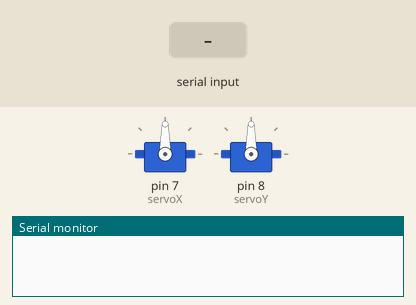
Simulated run of this sketch. Board: Arduino Uno, built with avr-gcc and run on an emulated ATmega328P. On the bench: 2 × servo, the last lines printed to the serial monitor. Inputs (shaded band) come from the test bench.

Above: at 1.2 s.
1.3 s: "Y" received over Serial
At 2.1 s:
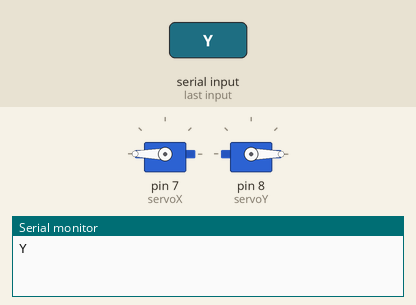
2.8 s: "30,150\n" received over Serial
At 3.4 s:
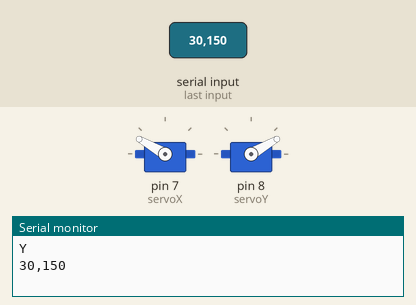
4.3 s: "5\n" received over Serial
At 5.5 s:
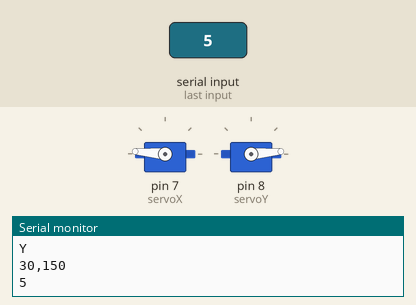
5.8 s: "200\n" received over Serial
At 6.8 s:
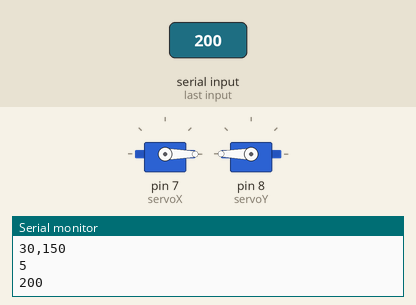
7.3 s: "90,45\n" received over Serial
At 8.1 s:
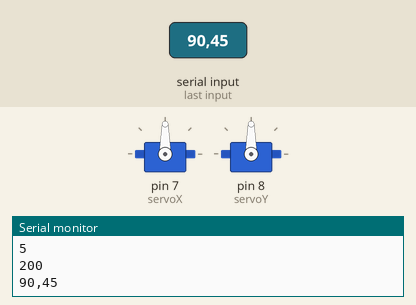
Timing chart, 0 to 9.8 s (numbered marks = the images above; inputs shaded):
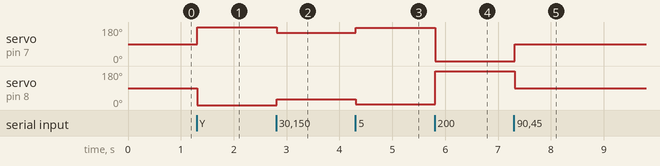

Measured:
- after the input at 1.3 s, servo on pin 7 (servoX): 90° → 180° at once; servo on pin 8 (servoY): 90° → 0° at once
- after the input at 2.8 s, servo on pin 7 (servoX): 180° → 150° at once; servo on pin 8 (servoY): 0° → 30° at once
- after the input at 4.3 s, servo on pin 7 (servoX): 150° → 175° at once; servo on pin 8 (servoY): 30° → 5° at once
- after the input at 5.8 s, servo on pin 7 (servoX): 175° → 0° at once; servo on pin 8 (servoY): 5° → 180° at once
- after the input at 7.3 s, servo on pin 7 (servoX): 0° → 90° at once; servo on pin 8 (servoY): 180° → 90° at once

The sketch:

Laser_Turret_Code.ino
```cpp
/* This code received angles for the servos, coresponding to the mouse position, and asigns these angles to the servos */

#include <Servo.h>

Servo servoX;
Servo servoY;

void setup() {
  // put your setup code here, to run once:
  servoX.attach(7);
  servoY.attach(8);
  Serial.begin(9600);
  Serial.setTimeout(10); // updates the commands send every 10 ms .Default is 1 second
  // This previous line is required for the system to work
}

void loop() {
  // put your main code here, to run repeatedly:

  if (Serial.available() > 0){
    String angle = Serial.readString(); // receive data from python

    Serial.println(angle); // doesn't let you access the port, says it's too busy

    int X = returnX(angle);
    int Y = returnY(angle);

    servoX.write(180-X); // servoX was turning the opposite direction for some reson. 180-X reverses the direction
    servoY.write(Y);

  }
}

int returnX(String angle){
  angle.remove(angle.indexOf("Y"));
  angle.remove(angle.indexOf("X"), 1);

  return angle.toInt(); // returns X angle
}

int returnY(String angle){
  angle.remove(0, angle.indexOf("Y") + 1);

  return angle.toInt(); // returns Y angle
}
```
